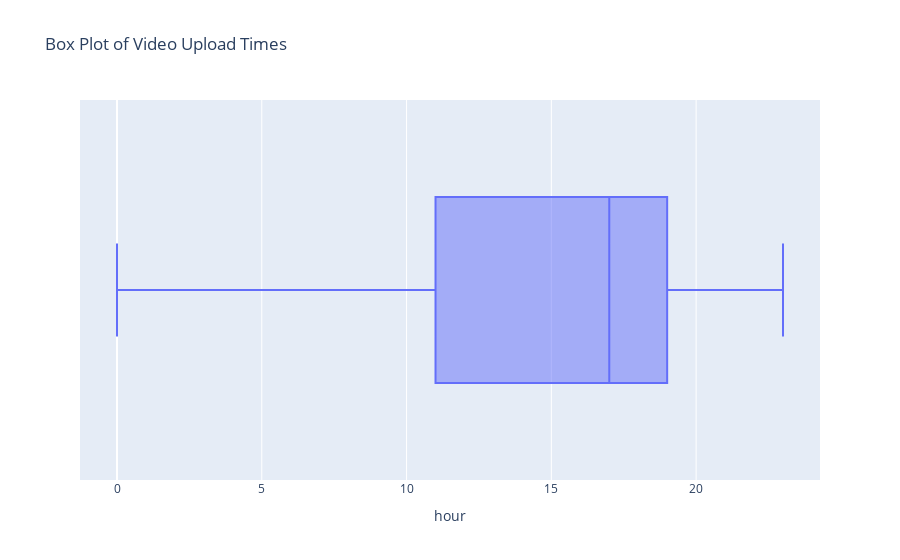

Source (notebook cell):
### Code cell
# plt.figure(figsize=(12, 6))
# plt.boxplot(upload_time['hour'], vert=False)
# plt.xlabel('Hour of the Day')
# plt.title('Box Plot of Video Upload Times')
# plt.grid(True)                                                  
# plt.show()
px.box(upload_time, x='hour', title='Box Plot of Video Upload Times')

### Figure 1 — Plotly figure (JSON) as saved in the notebook; plotly's stock layout.template omitted (floating-point values rounded to 4 significant figures; data arrays with more than 128 entries replaced by an {"elided": "..."} marker saying what was removed)
{"data": [{"alignmentgroup": "True", "hovertemplate": "hour=%{x}<extra></extra>", "legendgroup": "", "marker": {"color": "#636efa"}, "name": "", "notched": false, "offsetgroup": "", "orientation": "h", "showlegend": false, "type": "box", "x": {"elided": "2312 int values"}, "x0": " ", "xaxis": "x", "y0": " ", "yaxis": "y"}], "layout": {"boxmode": "group", "legend": {"tracegroupgap": 0}, "title": {"text": "Box Plot of Video Upload Times"}, "xaxis": {"anchor": "y", "domain": [0, 1], "title": {"text": "hour"}}, "yaxis": {"anchor": "x", "domain": [0, 1]}}}
